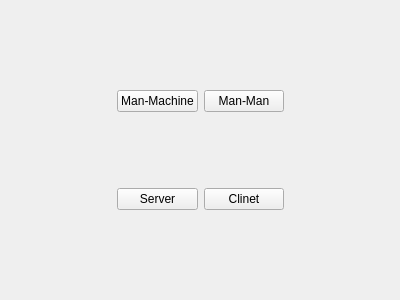
<?xml version="1.0" encoding="UTF-8"?>
<ui version="4.0">
 <class>ChessWelcome</class>
 <widget class="QWidget" name="ChessWelcome">
  <property name="geometry">
   <rect>
    <x>0</x>
    <y>0</y>
    <width>400</width>
    <height>300</height>
   </rect>
  </property>
  <property name="sizePolicy">
   <sizepolicy hsizetype="Fixed" vsizetype="Fixed">
    <horstretch>0</horstretch>
    <verstretch>0</verstretch>
   </sizepolicy>
  </property>
  <property name="windowTitle">
   <string>Form</string>
  </property>
  <layout class="QHBoxLayout" name="horizontalLayout">
   <item>
    <spacer name="horizontalSpacer">
     <property name="orientation">
      <enum>Qt::Horizontal</enum>
     </property>
     <property name="sizeHint" stdset="0">
      <size>
       <width>55</width>
       <height>20</height>
      </size>
     </property>
    </spacer>
   </item>
   <item>
    <widget class="QWidget" name="widget" native="true">
     <layout class="QGridLayout" name="gridLayout">
      <item row="0" column="0">
       <widget class="QPushButton" name="ManMachine">
        <property name="text">
         <string>Man-Machine</string>
        </property>
       </widget>
      </item>
      <item row="0" column="1">
       <widget class="QPushButton" name="ManMan">
        <property name="text">
         <string>Man-Man</string>
        </property>
       </widget>
      </item>
      <item row="1" column="0">
       <widget class="QPushButton" name="pushButton_2">
        <property name="text">
         <string>Server</string>
        </property>
       </widget>
      </item>
      <item row="1" column="1">
       <widget class="QPushButton" name="pushButton_4">
        <property name="text">
         <string>Clinet</string>
        </property>
       </widget>
      </item>
     </layout>
    </widget>
   </item>
   <item>
    <spacer name="horizontalSpacer_2">
     <property name="orientation">
      <enum>Qt::Horizontal</enum>
     </property>
     <property name="sizeHint" stdset="0">
      <size>
       <width>54</width>
       <height>20</height>
      </size>
     </property>
    </spacer>
   </item>
  </layout>
 </widget>
 <resources/>
 <connections/>
</ui>
